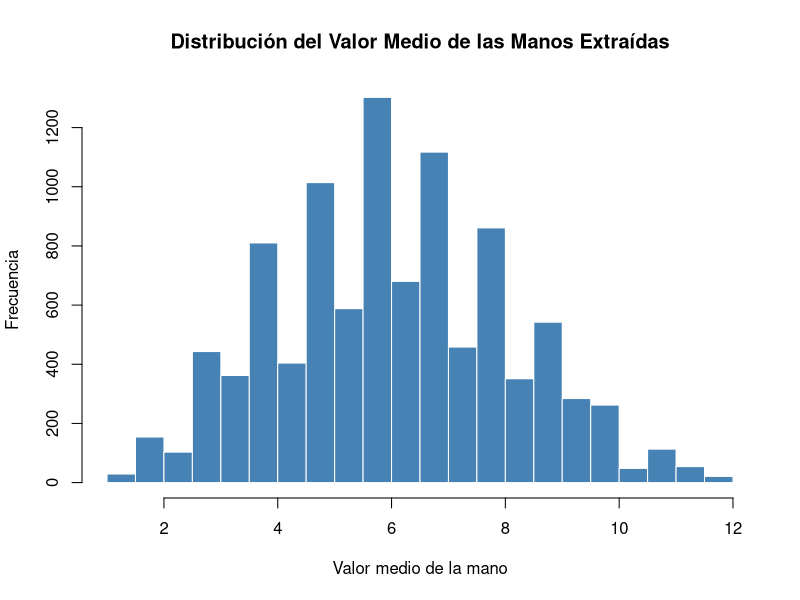

Generate this figure with R:
# SIMULACION 3: envido en el Truco

set.seed(123)

# 1
mazo <- expand.grid(numero = c(1:7, 10:12),
                    palo = c("espadas", "bastos", "oros", "copas"),
                    stringsAsFactors = FALSE)
nrow(mazo)

# 2

sacar_al_azar <- function(mazo) {
  posicion <- sample(nrow(mazo), 3)
  list(mano = mazo[posicion, ], mazo_restante = mazo[-posicion, ])
}

extraccion <- sacar_al_azar(mazo)
extraccion$mano
nrow(extraccion$mazo_restante)  # Verifica que queden 37 cartas

# Histograma del valor medio 
n_sim <- 10000
valor_medio <- replicate(n_sim, mean(sacar_al_azar(mazo)$mano$numero))

hist(valor_medio, breaks = 30, col = "steelblue", border = "white",
     main = "Distribución del Valor Medio de las Manos Extraídas", 
     xlab = "Valor medio de la mano", ylab = "Frecuencia")

# 3
valor_envido <- function(numero) ifelse(numero <= 7, numero, 0)
contar_tantos <- function(mano) {
  v <- valor_envido(mano$numero)
  tantos <- -Inf
  for (p in unique(mano$palo)) {
    vals <- sort(v[mano$palo == p], decreasing = TRUE)
    if (length(vals) >= 2) tantos <- max(tantos, sum(vals[1:2]) + 20)
  }
  if (is.infinite(tantos)) tantos <- max(v)
  tantos
}

contar_tantos(extraccion$mano)

# 4
prob_oponente_gana <- function(mi_mano, mazo_restante, soy_mano = FALSE) {
  mis_tantos <- contar_tantos(mi_mano)
  combos <- combn(nrow(mazo_restante), 3)
  tantos_op <- apply(combos, 2, function(posicion) contar_tantos(mazo_restante[posicion, ]))
  if (soy_mano) mean(tantos_op > mis_tantos) else mean(tantos_op >= mis_tantos)
}

mi_mano <- extraccion$mano
resto   <- extraccion$mazo_restante

cat("Mis tantos:", contar_tantos(mi_mano), "\n")
cat("P(oponente gana | soy mano):   ", round(prob_oponente_gana(mi_mano, resto, TRUE), 4), "\n")
cat("P(oponente gana | no soy mano):", round(prob_oponente_gana(mi_mano, resto, FALSE), 4), "\n")

# 5

simular_envido_equipos <- function(mi_mano, mazo_restante, n_sim = 10000,
                                   mano_mio = TRUE, tope_comp = 27) {
  mis_tantos <- contar_tantos(mi_mano)
  gana <- logical(n_sim)
  max_rival <- numeric(n_sim)
  
  for (i in seq_len(n_sim)) {
    repeat {
      cartas <- sample(nrow(mazo_restante), 15)
      comp1 <- contar_tantos(mazo_restante[cartas[1:3], ])
      comp2 <- contar_tantos(mazo_restante[cartas[4:6], ])
      if (comp1 < tope_comp && comp2 < tope_comp) break
    }
    riv <- c(contar_tantos(mazo_restante[cartas[7:9], ]),
             contar_tantos(mazo_restante[cartas[10:12], ]),
             contar_tantos(mazo_restante[cartas[13:15], ]))
    
    max_nuestro <- max(mis_tantos, comp1, comp2)
    max_rival[i] <- max(riv)
    gana[i] <- if (mano_mio) max_nuestro >= max_rival[i] else max_nuestro > max_rival[i]
  }
  list(prob = mean(gana), max_rival = max_rival)
}

sim_mano   <- simular_envido_equipos(mi_mano, resto, n_sim, mano_mio = TRUE)
sim_nomano <- simular_envido_equipos(mi_mano, resto, n_sim, mano_mio = FALSE)

cat("P(gana mi equipo | mano de mi equipo):", round(sim_mano$prob, 4), "\n")
cat("P(gana mi equipo | mano del rival):   ", round(sim_nomano$prob, 4), "\n")
